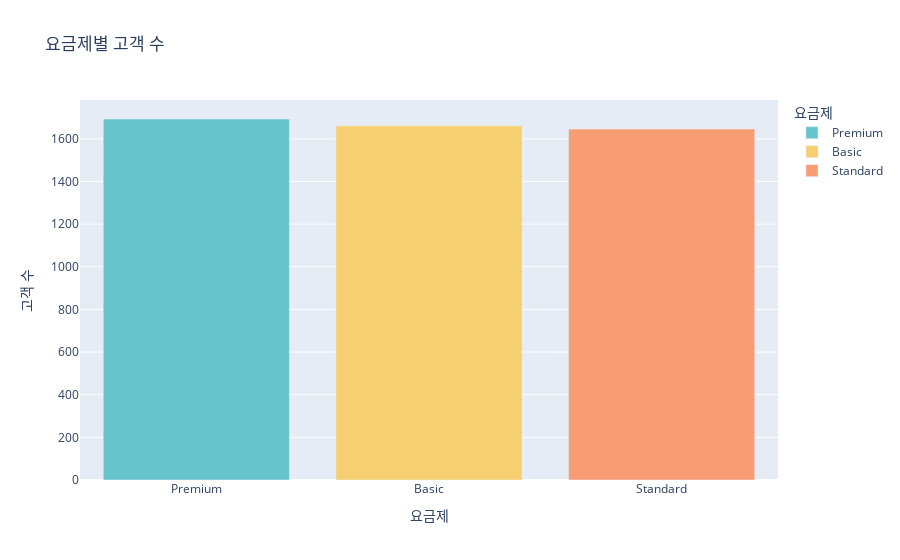
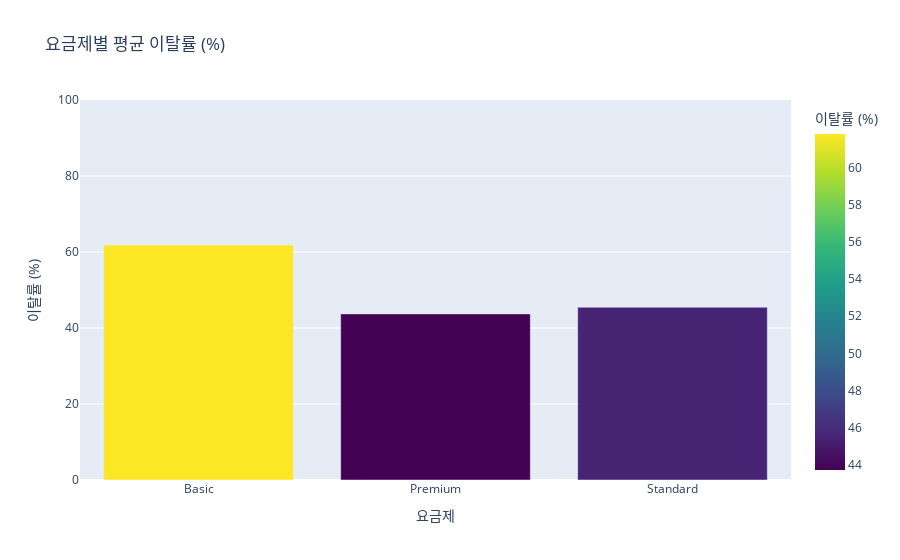

Notebook code for these charts, in order:
### Markdown cell above
왼쪽(초록색, 유지 고객) 의 중앙값이 오른쪽(빨간색, 이탈 고객) 보다 확실히 높음.
시청 시간이 짧을수록 이탈 가능성이 높다로 해석.

### Code cell
import plotly.express as px

# 요금제별 고객 수
sub_counts = df['subscription_type'].value_counts().reset_index()
sub_counts.columns = ['subscription_type', 'count']
fig1 = px.bar(sub_counts, x='subscription_type', y='count',
              title='요금제별 고객 수',
              labels={'subscription_type':'요금제', 'count':'고객 수'},
              color='subscription_type',
              color_discrete_sequence=px.colors.qualitative.Pastel)
fig1.show()

# 요금제별 평균 이탈률
plan_churn = df.groupby('subscription_type')['churned'].mean().reset_index()
plan_churn['churned'] = plan_churn['churned'] * 100

fig2 = px.bar(plan_churn, x='subscription_type', y='churned',
              title='요금제별 평균 이탈률 (%)',
              labels={'subscription_type':'요금제', 'churned':'이탈률 (%)'},
              color='churned',
              color_continuous_scale='viridis')
fig2.update_yaxes(range=[0, 100])
fig2.show()

### Figure 1 — Plotly figure (JSON) as saved in the notebook; plotly's stock layout.template omitted (floating-point values rounded to 4 significant figures)
{"data": [{"hovertemplate": "요금제=%{x}<br>고객 수=%{y}<extra></extra>", "legendgroup": "Premium", "marker": {"color": "rgb(102, 197, 204)", "pattern": {"shape": ""}}, "name": "Premium", "orientation": "v", "showlegend": true, "textposition": "auto", "type": "bar", "x": ["Premium"], "xaxis": "x", "y": [1693], "yaxis": "y"}, {"hovertemplate": "요금제=%{x}<br>고객 수=%{y}<extra></extra>", "legendgroup": "Basic", "marker": {"color": "rgb(246, 207, 113)", "pattern": {"shape": ""}}, "name": "Basic", "orientation": "v", "showlegend": true, "textposition": "auto", "type": "bar", "x": ["Basic"], "xaxis": "x", "y": [1661], "yaxis": "y"}, {"hovertemplate": "요금제=%{x}<br>고객 수=%{y}<extra></extra>", "legendgroup": "Standard", "marker": {"color": "rgb(248, 156, 116)", "pattern": {"shape": ""}}, "name": "Standard", "orientation": "v", "showlegend": true, "textposition": "auto", "type": "bar", "x": ["Standard"], "xaxis": "x", "y": [1646], "yaxis": "y"}], "layout": {"barmode": "relative", "legend": {"title": {"text": "요금제"}, "tracegroupgap": 0}, "title": {"text": "요금제별 고객 수"}, "xaxis": {"anchor": "y", "categoryarray": ["Premium", "Basic", "Standard"], "categoryorder": "array", "domain": [0, 1], "title": {"text": "요금제"}}, "yaxis": {"anchor": "x", "domain": [0, 1], "title": {"text": "고객 수"}}}}

### Figure 2 — Plotly figure (JSON) as saved in the notebook; plotly's stock layout.template omitted (floating-point values rounded to 4 significant figures)
{"data": [{"hovertemplate": "요금제=%{x}<br>이탈률 (%)=%{marker.color}<extra></extra>", "legendgroup": "", "marker": {"color": [61.83, 43.71, 45.44], "coloraxis": "coloraxis", "pattern": {"shape": ""}}, "name": "", "orientation": "v", "showlegend": false, "textposition": "auto", "type": "bar", "x": ["Basic", "Premium", "Standard"], "xaxis": "x", "y": [61.83, 43.71, 45.44], "yaxis": "y"}], "layout": {"barmode": "relative", "coloraxis": {"colorbar": {"title": {"text": "이탈률 (%)"}}, "colorscale": [[0, "#440154"], [0.1111, "#482878"], [0.2222, "#3e4989"], [0.3333, "#31688e"], [0.4444, "#26828e"], [0.5556, "#1f9e89"], [0.6667, "#35b779"], [0.7778, "#6ece58"], [0.8889, "#b5de2b"], [1, "#fde725"]]}, "legend": {"tracegroupgap": 0}, "title": {"text": "요금제별 평균 이탈률 (%)"}, "xaxis": {"anchor": "y", "domain": [0, 1], "title": {"text": "요금제"}}, "yaxis": {"anchor": "x", "domain": [0, 1], "range": [0, 100], "title": {"text": "이탈률 (%)"}}}}
